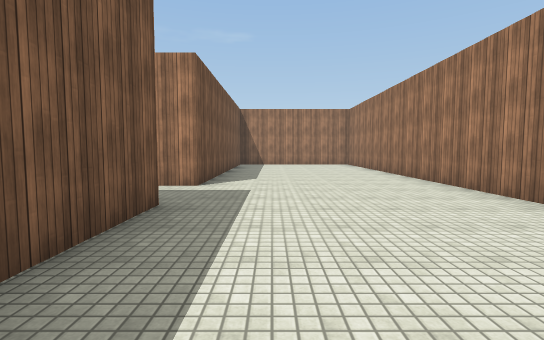
View 1 (above)

17 first-person views from a walk through a 3-D level made in the Unity game engine. The camera is 1.4 m above the floor, tilts 4° down and sees 85° across. The floor is counted in squares, 2 m on a side. Each view is taken from the middle of a square. On the plan, view 1 faces up. The plan holds only what a view shows up to about 10 squares ahead; the rest is blank. The place goes on beyond the plan. Surface patterns are stand-ins for the level's own textures.

View 2
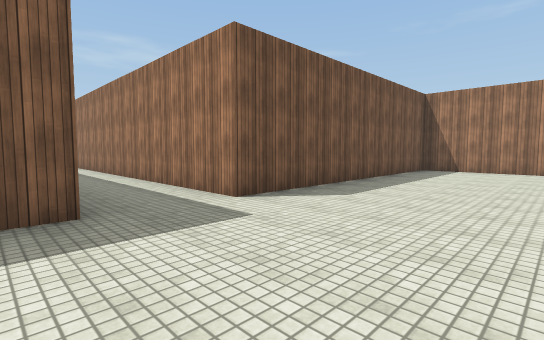

View 3
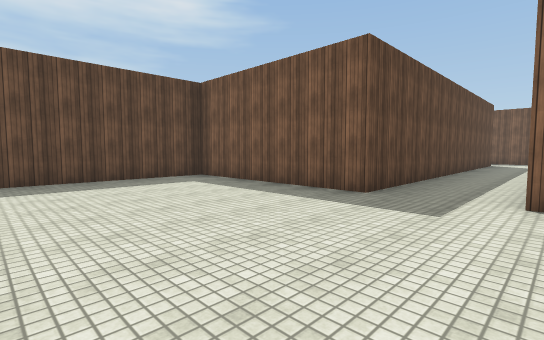

View 4
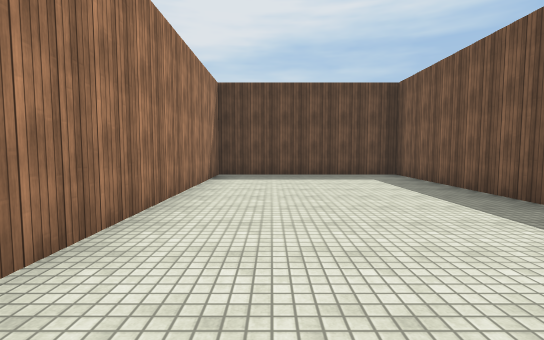

View 5
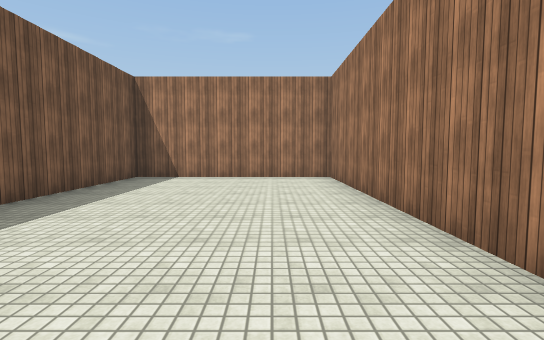

View 6
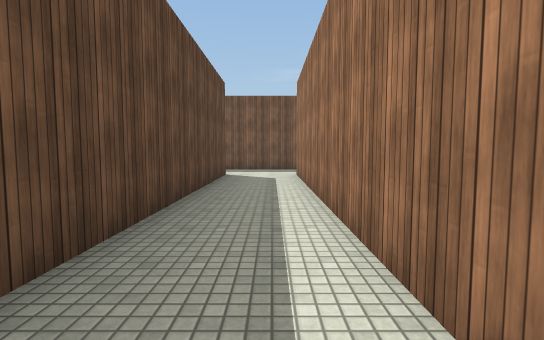

View 7
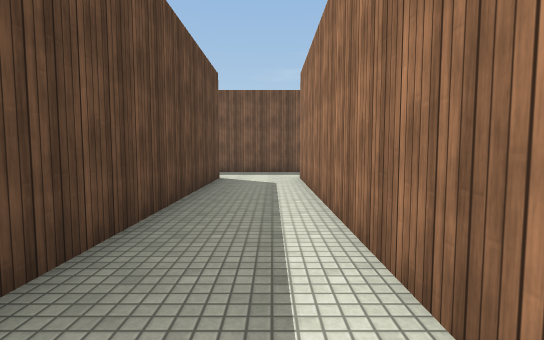

View 8
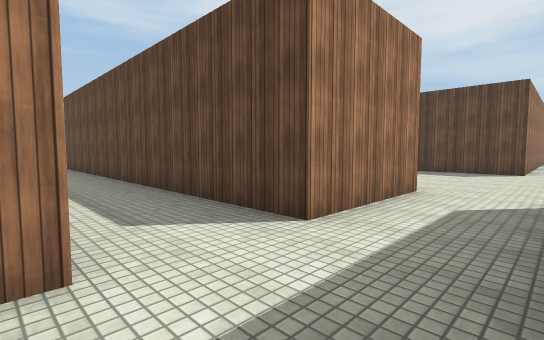

View 9
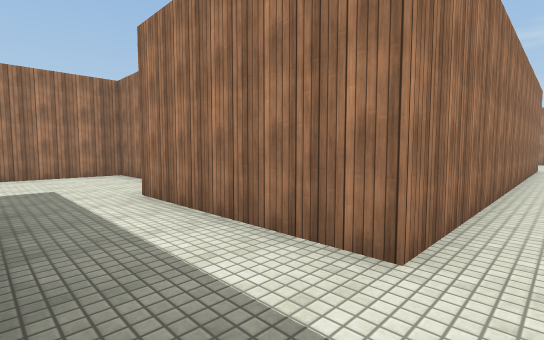

View 10
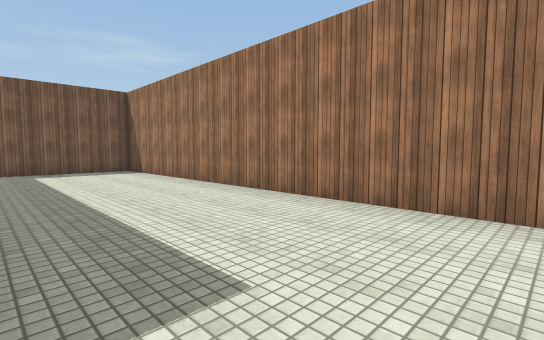

View 11
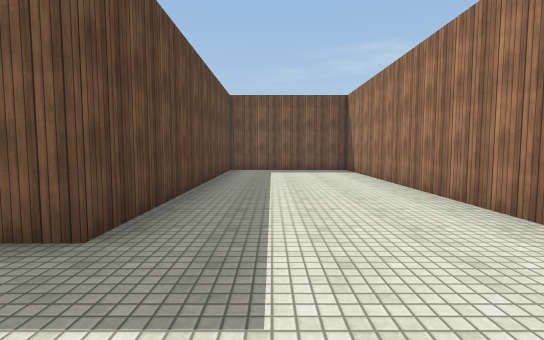

View 12
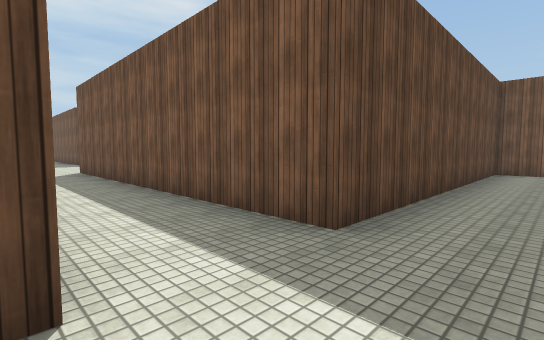

View 13
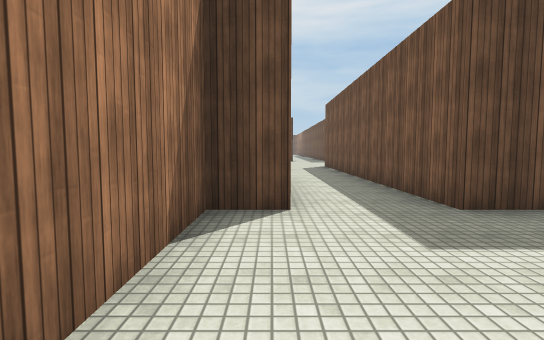

View 14
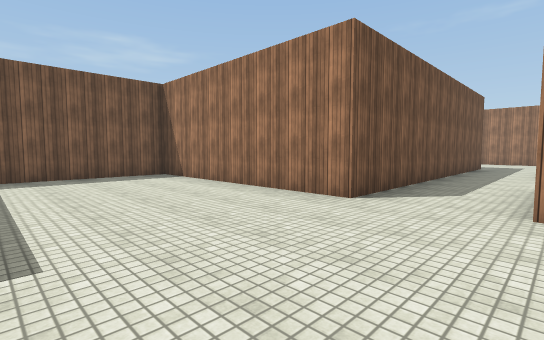

View 15
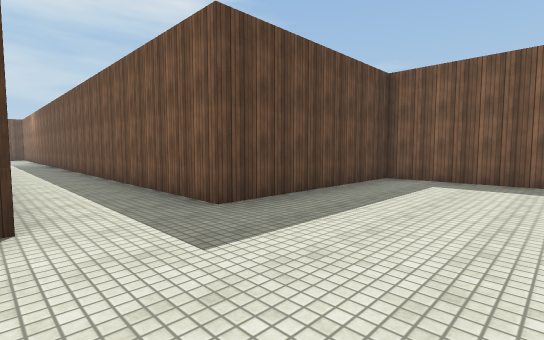

View 16
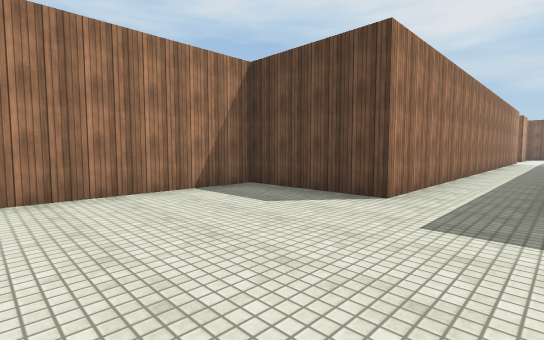

View 17
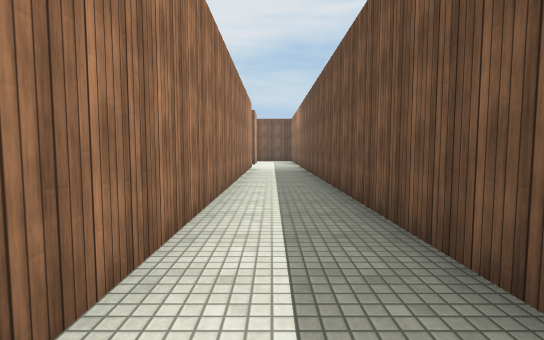

### Floor plan
Points are (right, up) in squares from view 1. A wall is a line through its corners. A room is listed if a view was taken in it or the views show most of it. See-through windows are left out.
Room 1 (views 1, 2, 3, 4, 5, 6, 7, 9)
walls: (-12.2, 0.8) (-12.2, 3.7) (-1.4, 3.7) (-1.4, -1.2) (3.5, -1.2) (3.5, 13.5) (-1.4, 13.5) (-1.4, 5.7) (-12.2, 5.7); (-14.2, 5.4) (-14.2, 0.8)
ways out: opening at (-13.5, 5) to room 2; opening at (-13.5, 1) to room 3
Room 2 (views 8, 10, 11, 12, 13)
walls: (-12.2, 5.7) (-12.2, 9.6) (-11.2, 9.6) (-11.2, 13.5) (-22, 13.5) (-22, 9.6) (-14.2, 9.6) (-14.2, 5.4)
ways out: opening at (-13.5, 5) to room 1
Room 3 (views 14, 15, 16, 17)
walls: (-14.2, 0.8) (-20.1, 0.8) (-20.1, -4.1) (-15.2, -4.1) (-15.2, -16.9); (-13.2, -16.8) (-13.2, -4.1) (-10.3, -4.1) (-10.3, -0.1)
ways out: opening at (-13.5, 1) to room 1

Positions as (right, up) in squares from view 1, and headings:
1: (0, 0), facing up
2: (2, 3), facing up-left
3: (3, 6), facing down-left
4: (2, 7), facing down
5: (2, 6), facing up
6: (-4, 5), facing left
7: (-5, 5), facing left
8: (-14, 6), facing down-right
9: (-14, 5), facing up-right
10: (-12, 10), facing up-left
11: (-12, 11), facing left
12: (-12, 11), facing down-left
13: (-12, 13), facing down
14: (-12, -3), facing up-left
15: (-13, -1), facing down-left
16: (-15, 0), facing down-right
17: (-14, -7), facing down
